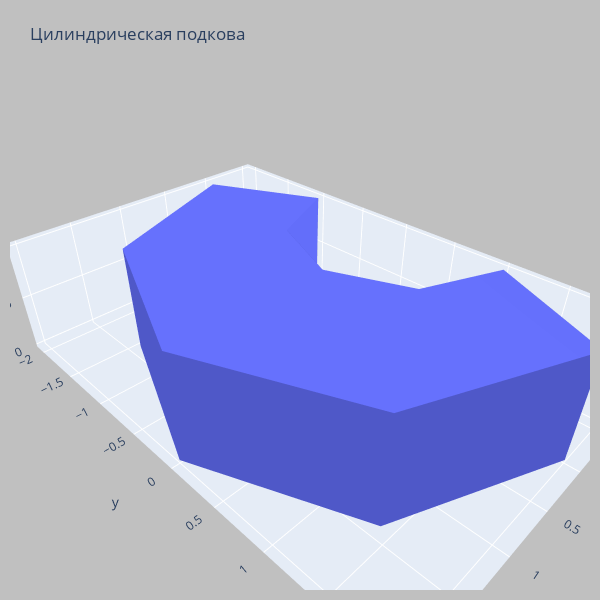

The code cell stored with this chart in its notebook:
### Code cell
x, y, z = get_xyz()
i, j, k = get_ijk()

plot(x, y, z, i, j, k)

### Figure 1 — Plotly figure (JSON) as saved in the notebook; plotly's stock layout.template omitted (floating-point values rounded to 4 significant figures)
{"data": [{"flatshading": true, "i": [0, 1, 2, 3, 6, 7, 8, 9, 10, 11, 12, 13, 16, 17, 18, 19, 15, 16, 17, 18, 6, 7, 8, 9, 10, 11, 12, 13, 1, 2, 3, 4, 0, 10, 4, 4], "j": [1, 2, 3, 4, 5, 6, 7, 8, 11, 12, 13, 14, 15, 16, 17, 18, 16, 17, 18, 19, 5, 6, 7, 8, 11, 12, 13, 14, 0, 1, 2, 3, 10, 15, 19, 9], "k": [5, 6, 7, 8, 1, 2, 3, 4, 15, 16, 17, 18, 11, 12, 13, 14, 5, 6, 7, 8, 16, 17, 18, 19, 0, 1, 2, 3, 11, 12, 13, 14, 5, 5, 14, 19], "name": "y", "showscale": false, "type": "mesh3d", "x": [1.225e-16, 1.414, 2, 1.414, 1.225e-16, 1.225e-16, 1.414, 2, 1.414, 1.225e-16, -0.5, 0.2071, 0.5, 0.2071, -0.5, -0.5, 0.2071, 0.5, 0.2071, -0.5], "y": [-2, -1.414, 0, 1.414, 2, -2, -1.414, 0, 1.414, 2, -1, -0.7071, 0, 0.7071, 1, -1, -0.7071, 0, 0.7071, 1], "z": [1, 1, 1, 1, 1, 0, 0, 0, 0, 0, 1, 1, 1, 1, 1, 0, 0, 0, 0, 0]}], "layout": {"autosize": false, "height": 600, "margin": {"b": 10, "l": 10, "pad": 5, "r": 10, "t": 80}, "paper_bgcolor": "silver", "scene": {"aspectmode": "data"}, "title": {"text": "Цилиндрическая подкова"}, "width": 600}}
